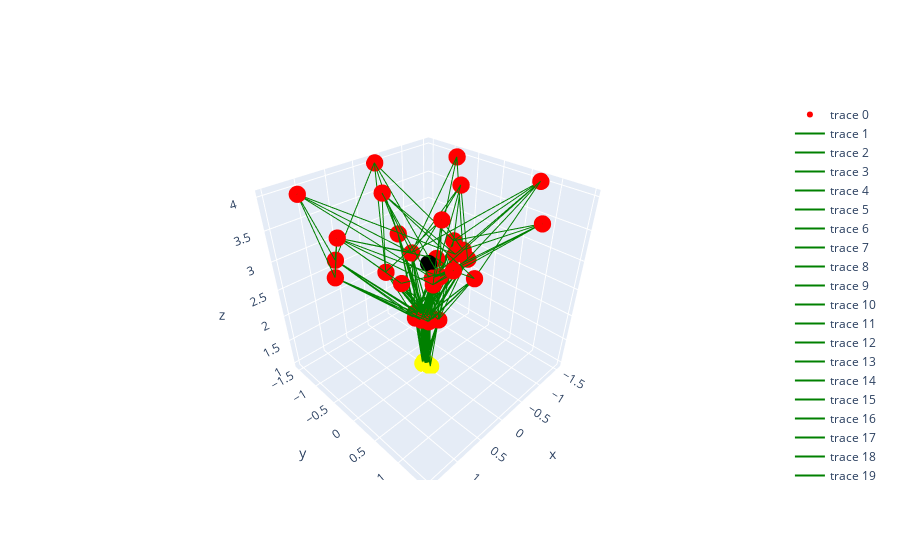

Here is the notebook cell this chart was saved with:
### Code cell
import plotly.graph_objects as go


fig = go.Figure(data=[go.Scatter3d(x=nodes['x'], y=nodes['y'], z=nodes['z'],
                                   mode='markers', marker=dict(
                                                            size=6,
                                                            color=nodes['color'],   # set color to an array/list of desired values
                                                            colorscale='Viridis',   # choose a colorscale
                                                            opacity=1.0))])

for connection in connections.values:
    x1,y1,z1,x2,y2,z2,color = connection
    fig.add_trace(go.Scatter3d(
            x=[x1,x2],
            y=[y1,y2],
            z=[z1,z2],
            mode='lines',
            line=dict(
        color=color,
        width=2
    )))

fig.show()
